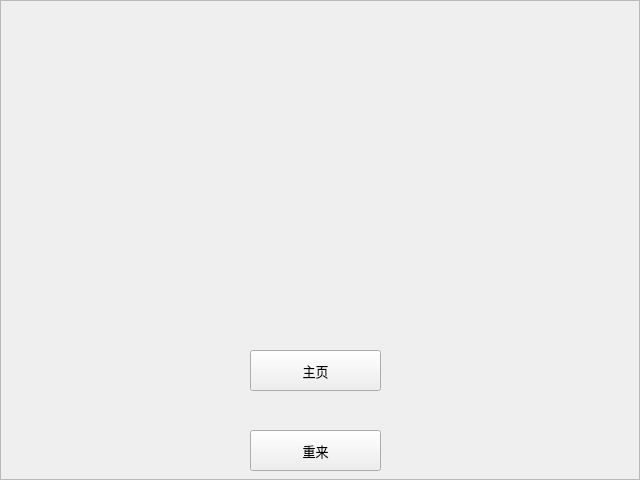
<?xml version="1.0" encoding="UTF-8"?>
<ui version="4.0">
 <class>Quit_Window</class>
 <widget class="QMainWindow" name="Quit_Window">
  <property name="geometry">
   <rect>
    <x>0</x>
    <y>0</y>
    <width>640</width>
    <height>480</height>
   </rect>
  </property>
  <property name="windowTitle">
   <string>MainWindow</string>
  </property>
  <property name="styleSheet">
   <string notr="true"/>
  </property>
  <widget class="QWidget" name="centralwidget">
   <property name="styleSheet">
    <string notr="true">#centralwidget{
border-image: url(:/image/quit_dialog);}</string>
   </property>
   <layout class="QVBoxLayout" name="verticalLayout">
    <property name="spacing">
     <number>0</number>
    </property>
    <property name="leftMargin">
     <number>0</number>
    </property>
    <property name="topMargin">
     <number>0</number>
    </property>
    <property name="rightMargin">
     <number>0</number>
    </property>
    <property name="bottomMargin">
     <number>0</number>
    </property>
    <item>
     <widget class="QFrame" name="frame">
      <property name="styleSheet">
       <string notr="true">#frame{
border-image: url(:/image/quit_dialog);}</string>
      </property>
      <property name="frameShape">
       <enum>QFrame::StyledPanel</enum>
      </property>
      <property name="frameShadow">
       <enum>QFrame::Raised</enum>
      </property>
      <widget class="QToolButton" name="toolButton_2">
       <property name="geometry">
        <rect>
         <x>250</x>
         <y>350</y>
         <width>131</width>
         <height>41</height>
        </rect>
       </property>
       <property name="font">
        <font>
         <family>隶书</family>
         <pointsize>10</pointsize>
        </font>
       </property>
       <property name="styleSheet">
        <string notr="true">#toolButton_2 {
border-image: url(:/image/btn_normal);}
#toolButton_2:hover {
border-image: url(:/image/btn_hover);}
#toolButton_2:pressed {
border-image: url(:/image/btn_pressed);
}</string>
       </property>
       <property name="text">
        <string>主页</string>
       </property>
      </widget>
      <widget class="QToolButton" name="toolButton">
       <property name="geometry">
        <rect>
         <x>250</x>
         <y>430</y>
         <width>131</width>
         <height>41</height>
        </rect>
       </property>
       <property name="font">
        <font>
         <family>隶书</family>
         <pointsize>10</pointsize>
        </font>
       </property>
       <property name="styleSheet">
        <string notr="true">#toolButton {
border-image: url(:/image/btn_normal);}
#toolButton:hover {
border-image: url(:/image/btn_hover);}
#toolButton:pressed {
border-image: url(:/image/btn_pressed);
}</string>
       </property>
       <property name="text">
        <string>重来</string>
       </property>
      </widget>
     </widget>
    </item>
   </layout>
  </widget>
 </widget>
 <resources/>
 <connections/>
</ui>
